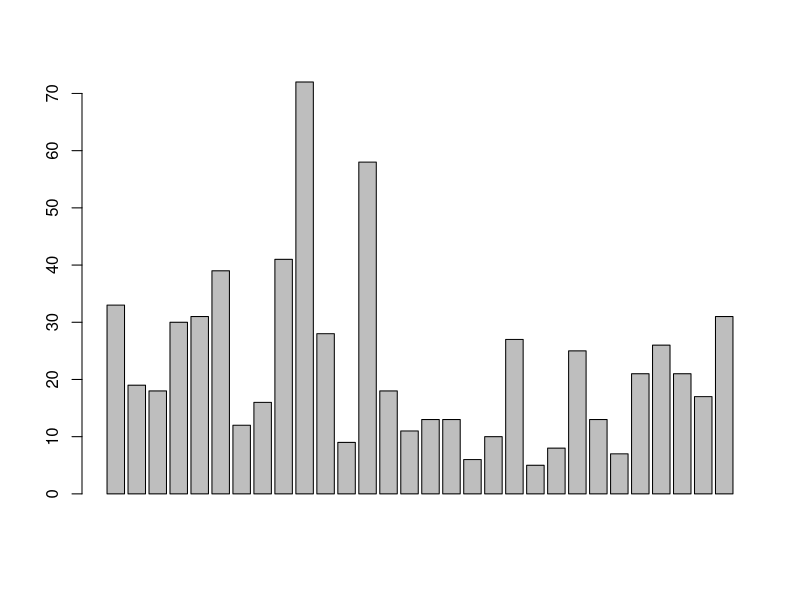
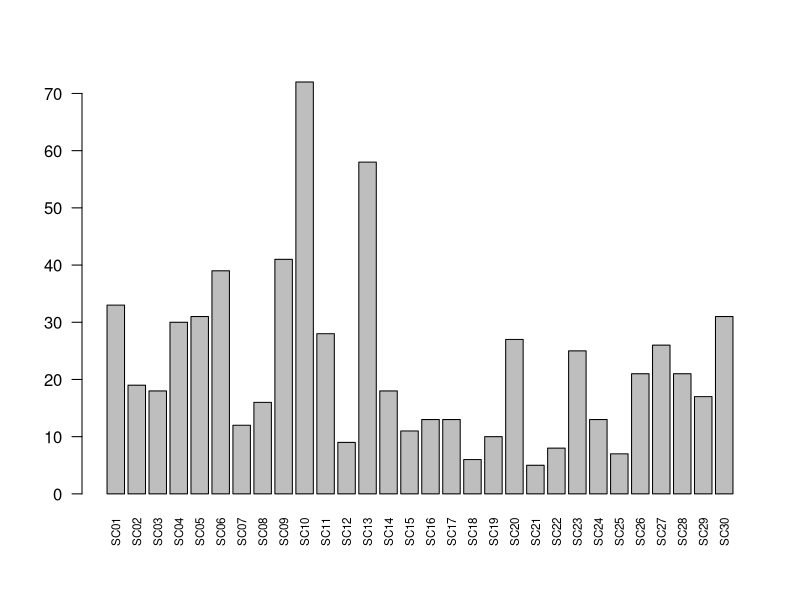
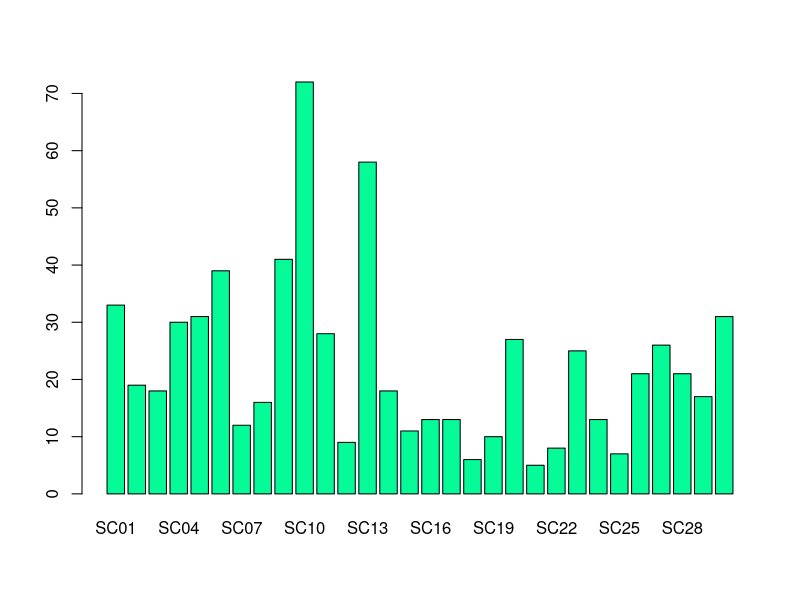

The R script that drew these images, in order:
###CODING PROJECT ONE:

#---------Part 1--------------#
#The first thing we'll often end up doing for a new project is loading in our
#data. Let's load in beach data
#First get the working directory
getwd()

#Then, set your working directory to the directory that contains beach data
#Hint: after typing "", trying using tab to navigate directories
setwd("/Users/marin/OneDrive/Documents/GitHub/PINCclimate")

#Read in your data and save it as an object
beach <- read.csv("beach_data.csv") #check environment to see if it loaded
#allows viewing data, helpful for colnames
View(beach)

#---------Part 2--------------#
#OK. Now that we've got our data loaded in, let's start answering questions!

#QUESTION 1: What is the standard deviation of the weight?
sd(beach$Weight)

#QUESTION 2: plot the weight using the barplot() function
barplot(beach$Weight)

#Great, you just generated your first plot! Now let's customize
#Remember in the R Basics videos the function w/ setting format? I never covered
#it in detail, but we're going over it now!
#Remember, this is the format: fx(argument, setting1, setting2, setting3, etc)

#We're going to be applying settings to the barplot function to change the
#appearance

#Setting 1: names.
#The names setting controls the bar labels of our barplot
#What should come after the equal sign if we want the names to be the sample
#names from our beach data?


#QUESTION 3: Plot the barplot with Sample names
#Hint: Click on the "zoom" button above the plot to see all the names
#cex fx change label sizes, las switches label axis
barplot(beach$Weight, names = beach$Sample, cex.names = 0.7, las = 2)



#OK! We're getting somewhere. Now we're going to change color of the columns
#because...design. Add the col setting with the desired color enclosed in quotes
#barplot(argument, names = , )
#What should come after the comma to change the color of the bars?

#QUESTION 5: Plot the barplot with a different color
barplot(beach$Weight, names = beach$Sample, col = "#05fa98")


#Woohoo! You just worked on your first plot. Remember,the function formats are
#guides to help you recognize patterns. Formats can be different based on the
#function. For instance, some function look like this:
#fx(arg, setting1(), setting2(), setting3())

#Instead of this
#fx(arg, setting1 = , setting2 = , setting3 = )
#You'll get the hang of which functions use which formats with practice and
#note-taking! To get an idea of a function that uses a peculiar format, let's
#tackle this final question!

#---------Part 3--------------#
#We want to know if there's a difference in weight between the animals. This
#requires stats. I was TERRIFIED of stats (and coding) as an undergrad. So take
#it from me that you don't need a ton of stats (or code) to run this
#comparison. We just need to remember the critical value, and its meaning!

#The critical value is p < 0.05. If we're running a comparison and p < 0.05,
#it means that what we're observing did not happen by chance. In other words,
#the event we think we're obersving is actually happening. i.e.

#Is there a differnce in weight between the animals?
#If p > 0.05: then no. The differences in weight observed are coincidences of the
#sample size, or some other coincidence.

#If p < 0.05: then yes. The observations are not due to coincidence. They're
#actually different!
#Got it? I hope so :)

#To run a comparsion, we're going to use the aov() function. It works like this:
#aov(arg1 ~ arg2)
#Input the numerical column into arg1, and the categorial column into arg2

#OK. We ran it and got a whole bunch of values in the console, but we don't know
#how to make sense of them. Let's wrap the summary() function around the
#function we just ran to summarize these numbers.
#The critical value is under Pr(>F)!

#QUESTION 6: Is there a difference in weight between the animals?
summary(aov(beach$Weight ~ beach$Animal))
#other way to code, print out is cleaner
summary(aov(Weight ~ Animal, data = beach))

#Congrats! You just ran a one-way ANOVA test! These are the results papers are
#written off of!

#As far as I can tell, aov() and other statistical comparison functions that run
#comparisons are the only functions that use the tilde symbol (~) in this way.
#You won't encounter this symbol often when coding. The aov() function is an
#example of how some functions may be structured outside of the patterns we
#learned in R Basics. The function format patterns we learned simply cover the
#broad majority of formats.


#---------Part 4--------------#
#BONUS QUESTION: Is there a difference in weight between tidal zones?
#weight by tidal zone
summary(aov(beach$Weight ~ beach$Zone))

#animal weight with tidal zone as an interacting variable
summary(aov(Weight ~ Animal * Zone, data = beach))

